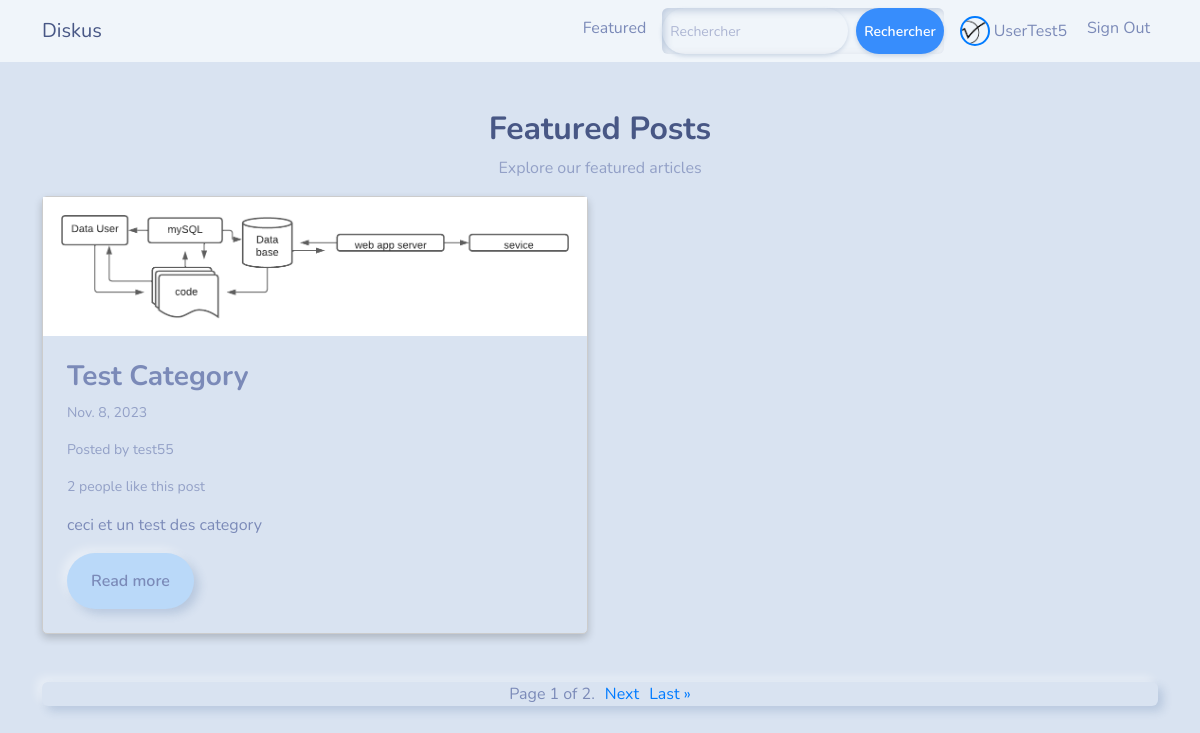
The app's page /featured/ (signed in) with its own data.
### users/models.py (models this page shows, shortened)
class UserProfile(models.Model):
    user = models.OneToOneField(User, on_delete=models.CASCADE)
    bio = models.TextField(max_length=500, blank=True)
    profile_picture = models.ImageField(upload_to='profile_pictures/', blank=True)

### blog/models.py (models this page shows)
class Article(models.Model):
    title = models.CharField(max_length=255)
    content = HTMLField()
    date = models.DateField(auto_now_add=True)
    author = models.ForeignKey(User, on_delete=models.CASCADE)
    featured = models.BooleanField(default=False)
    likes = models.ManyToManyField(User, related_name='likes', blank=True)
    image = models.ImageField(upload_to='article_images/', default=default_image)
    category = models.ForeignKey(Category, on_delete=models.SET_NULL, null=True, blank=True)

### blog/views.py (the view)
# urls.py: path('featured/', Featured.as_view(), name='featured'),
class Featured(ListView):
	model = Article
	queryset = Article.objects.filter(featured=True).order_by('-date')
	template_name = 'blog/featured.html'
	paginate_by = 1

### blog/templates/blog/featured.html (shortened to what this page needs)
{% extends 'blog/base.html' %}
{% block content %}
<div class="container mt-5">
    <div class="text-center">
        <h1 style="font-weight: bold; font-size: 2rem;">Featured Posts</h1>
        <p class="text-muted">Explore our featured articles</p>
    </div>
    <div class="row mt-3">
        {% for object in object_list %}
        <div class="col-md-6 mb-4">
            <div class="card" style="border: 1px solid #ccc; border-radius: 5px; box-shadow: 0 4px 8px 0 rgba(0,0,0,0.2);">
                <img src="{{ object.image.url }}" alt="{{ object.title }}" class="card-img-top" style="max-height: 200px; object-fit: cover;">
                <div class="card-body">
                    <h3 style="font-weight: bold;" class="card-title">{{ object.title }}</h3>
                    <p class="card-text text-muted small">{{ object.date }}</p>
                    <p class="card-text text-muted small">Posted by {{ object.author.username }}</p>
                    <p class="card-text text-muted small">
                        {% if object.likes.count == 1 %}
                        {{ object.likes.count }} person likes this post
                        {% else %}
                        {{ object.likes.count }} people like this post
                        {% endif %}
                    </p>
                    <p class="card-text" style="font-size: 1rem;">{{ object.content|truncatewords_html:50|safe }}</p>
                    <a href="{% url 'detail_article' object.id %}" class="btn btn-primary" style="background-color: #bad9f9; border: none;">Read more</a>
                </div>
            </div>
        </div>
        {% endfor %}
    </div>
    <div class="row mt-4 justify-content-center">
        <nav>
            <ul style="list-style: none; display: flex;" class="pagination">
                <li style="margin-right: 10px; font-size: 1rem;">
                    Page {{ page_obj.number }} of {{ page_obj.paginator.num_pages }}.
                </li>
                {% if page_obj.has_next %}
                <li style="margin-right: 10px;">
                    <a href="?page={{ page_obj.next_page_number }}" style="text-decoration: none; color: #007bff;">Next</a>
                </li>
                <li>
                    <a href="?page={{ page_obj.paginator.num_pages }}" style="text-decoration: none; color: #007bff;">Last &raquo;</a>
                </li>
                {% endif %}
            </ul>
        </nav>
    </div>
</div>
{% endblock %}

### blog/templates/blog/nav.html (shortened to what this page needs)
<nav class="navbar navbar-expand-lg navbar-light bg-light">
    <div class="container">
        <a class="navbar-brand" href="{% url 'index' %}">Diskus</a>
        <div class="collapse navbar-collapse justify-content-end" id="navbarNav">
            <ul class="navbar-nav">
                <li class="nav-item">
                    <a class="nav-link" href="{% url 'featured' %}">Featured</a>
                </li>
                <li class="nav-item d-flex justify-content-center">
                    <form class="d-flex mx-2" method="get" action="{% url 'search_articles' %}">
                        <div class="input-group">
                            <input class="form-control form-control-sm me-2 rounded-pill border-0 shadow-sm" type="search" name="q" placeholder="Rechercher" aria-label="Rechercher">
                            <button class="btn btn-outline-primary btn-sm rounded-pill border-0 shadow-sm" type="submit">Rechercher</button>
                        </div>
                    </form>
                </li>
                {% if request.user.is_authenticated and request.user.userprofile %}
                <li class="nav-item">
                    <a class="nav-link d-flex align-items-center" href="{% url 'user_profile' request.user.id %}">
                        {% if request.user.userprofile.profile_picture %}
                            <img src="{{ request.user.userprofile.profile_picture.url }}" alt="{{ request.user.username }}" class="user-profile-image img-fluid rounded-circle me-1" style="width: 30px; height: 30px; object-fit: cover; border: 2px solid #007BFF;">
                        {% else %}
                            <div class="user-profile-default rounded-circle me-1" style="width: 30px; height: 30px; background-color: #007BFF; display: flex; align-items: center; justify-content: center; color: white; font-weight: bold;">
                                {{ request.user.username|slice:":1" }}
                            </div>
                        {% endif %}
                        <span class="d-none d-md-block">{{ request.user.username }}</span>
                    </a>
                </li>
            {% endif %}
            {% if request.user.is_authenticated %}
            <li class="nav-item">
                <a class="nav-link" href="{% url 'logout' %}">
                    Sign Out
                </a>
            </li>
        {% endif %}
            </ul>
        </div>
    </div>
</nav>

### records on screen
Article: image (picture), title "Test Category", date "Nov. 8, 2023", author.username "test55", likes.count "2", content "ceci et un test des category"

### other values on screen
{{ request.user.username }} "UserTest5"
{{ page_obj.number }} "1"
{{ page_obj.paginator.num_pages }} "2"
